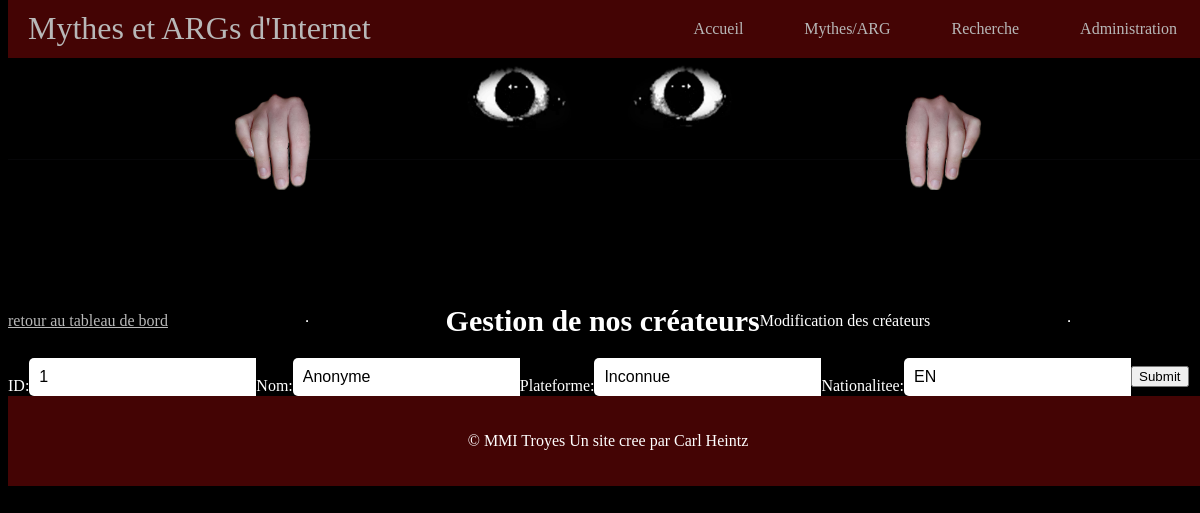
Screenshot of /admin/table2_update_form.php?num=1 with the database file from the repository.
### tables this page shows
CREATE TABLE `createur` (
  `crea_id` int(11) NOT NULL AUTO_INCREMENT,
  `crea_nom` char(25) NOT NULL COMMENT 'Nom des créateurs des ARGs et mythes',
  `crea_plateforme` char(25) NOT NULL COMMENT 'Plateforme utilisée lors de la création de l''ARG ou mythe',
  `crea_nationalitee` char(2) NOT NULL COMMENT 'Nationalitée du créateur',
  PRIMARY KEY (`crea_id`)
);

### admin/table2_update_form.php (the view, shortened to what this page needs)
<!DOCTYPE html>
<html>
<head>
    <link rel="stylesheet" href="../css/style.css">
</head>
<body>
<?php
require('../header.php');
?>
<a href="table2_gestion.php">retour au tableau de bord</a>
<hr>
<h1>Gestion de nos créateurs</h1>
<p>Modification des créateurs</p>
<?php
$num = $_GET['num'];
$mabd = new PDO('mysql:host=localhost;dbname=sae203Base;charset=UTF8;', 'sae203User', 'CarlPHP02#');
$mabd->query('SET NAMES utf8;');
$req = 'SELECT * FROM  createur WHERE crea_id="'.$num.'"';
$resultat = $mabd->query($req);
$album = $resultat->fetch();
?>
<hr>
<form method="POST" action="table2_update_valide.php" enctype="multipart/form-data">
    <input type="hidden" name="num"  value="<?php echo $album['crea_id']; ?>"><br>
    ID:<input type="text" name="id" value="<?php echo $album['crea_id'] ?>"><br>
    Nom:<input type="text" name="nom" value="<?php echo $album['crea_nom'] ?>"><br>
    Plateforme:<input type="text" name="plt" value="<?php echo $album['crea_plateforme'] ?>"><br>
    Nationalitee:<input type="text" name="ntl" value="<?php echo $album['crea_nationalitee'] ?>"><br>
    <br>
    <input type="submit" name="Envoyer">
</form>
<?php
require('../footer.php');
?>
</body>
</html>

### css/style.css (style rules this page uses)
body { background-color: black; color:rgb(255, 255, 255); min-width:360px; display: flex; flex-wrap: wrap; align-items: center; position: absolute; top:16%; width: 100%; }
a { color:#B8B8B8; font-style:"Horror"; }
h1 { font-size: 30px; }
form { display: flex; justify-content: center; align-items: center; padding-top:auto; }
input[type="text"] { padding: 10px; font-size: 16px; border: none; border-radius: 5px 0 0 5px; }

### rows the page displays
createur: id "1", nom "Anonyme", plt "Inconnue", ntl "EN"
